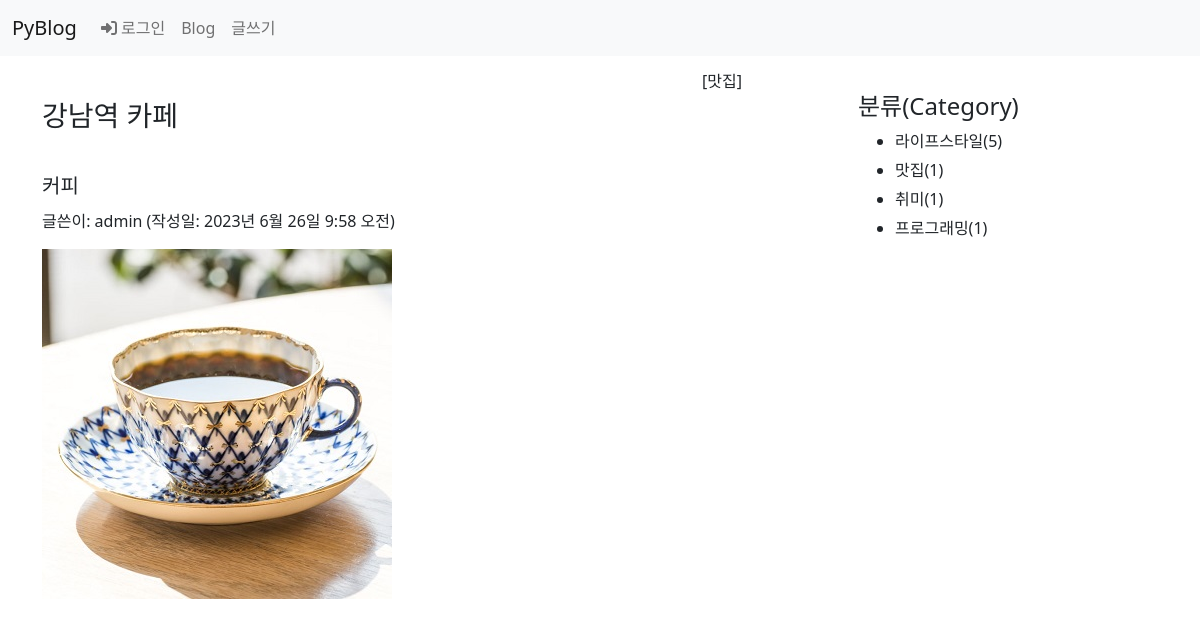
Page /blog/8/ on the committed database.
### blog/models.py (models this page shows, shortened)
class Post(models.Model):
    author = models.ForeignKey(User, on_delete=models.CASCADE)
    title = models.CharField(max_length=100)    # 제목
    content = models.TextField()                # 내용
    pub_date = models.DateTimeField()           # 발행일
    modify_date = models.DateTimeField(null=True, blank=True)   # 입력 폼이 비어도 됨
    photo = models.ImageField(upload_to='blog/images/%Y/%m/%d/',
                    null=True, blank=True)  # null 허용, 파일을 첨부하지 않을 수 있음
    file = models.FileField(upload_to='blog/files/%Y/%m/%d/',
                            null=True, blank=True) # null 허용, 파일을 첨부하지 않을 수 있음
    category = models.ForeignKey(Category, null=True, blank=True,
                    on_delete=models.SET_NULL)  # 카테고리가 삭제되어도

class Category(models.Model):
    name = models.CharField(max_length=50, unique=True)
    slug = models.SlugField(max_length=200, unique=True,
                allow_unicode=True)
    def __str__(self):
        return self.name
    class Meta:
        ordering = ['name']  # 이름순 정렬
        verbose_name = 'category'
        verbose_name_plural = 'categories'

### blog/views.py (the view)
# urls.py: path('<int:post_id>/', views.detail, name='detail'), # 상세 페이지
def detail(request, post_id):
    post = Post.objects.get(id=post_id)
    categories = Category.objects.all() # 카테고리 전체 검색
    context = {'post': post, 'categories': categories}
    return render(request, 'blog/detail.html', context)

### templates/blog/detail.html (shortened to what this page needs)
{% extends 'base.html' %}
{% block content %}
<div class="container my-3">
    <section id="detail">
        {% if post.category %}
        <h6 class="text-end">[{{ post.category }}]</h6>
        {% endif %}
        <h3>{{ post.title }}</h3>
        <h5 style="white-space: pre-line; line-height: 1.5">
            {{ post.content }}
        </h5>
        <p>글쓴이: {{ post.author }} (작성일: {{ post.pub_date }})</p>
        {% if post.photo %}
        <img src="{{ post.photo.url }}">
        {% endif %}
    </section>
    <aside id="category">
        <h4>분류(Category)</h4>
        <div>
            <ul>
                {% for category in categories %}
                <li>{{ category.name }}({{ category.post_set.count }})</li>
                {% endfor %}
            </ul>
        </div>
    </aside>
</div>
{% endblock %}

### static/blog/css/style.css (style rules this page uses)
#detail { width: 700px; float: left; }
#category { width: 200px; float: right; margin: 20px 100px 0 0; }
#category ul li { margin: 5px; }

### rows in the picture
Post: category "맛집", title "강남역 카페", content "커피", author "admin", pub_date "2023년 6월 26일 9:58 오전", photo (picture)
Category: name "라이프스타일", post_set.count "5"
Category: name "맛집", post_set.count "1"
Category: name "취미", post_set.count "1"
Category: name "프로그래밍", post_set.count "1"
